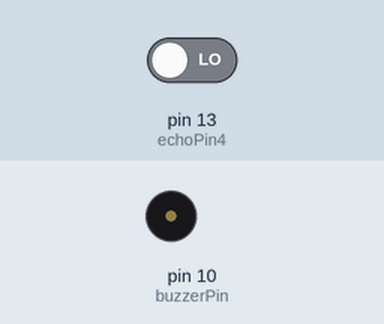
Recording of a sketch running on a simulated Arduino Uno, built with avr-gcc and run on an emulated ATmega328P. Shown: buzzer (waves = sounding, pin HIGH). The inputs (shaded band) are chosen by the test bench; at power-on: pin 13 (echoPin4) LOW. Pins used as bus, display or sensor lines are not drawn; what the sketch prints to the serial monitor is not drawn.

Above: at 0.5 s.
Timing chart, 0 to 4.6 s (numbered marks = the images above):
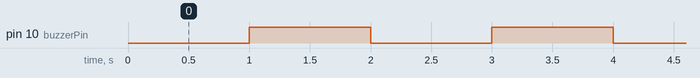

The sketch:

Object_Detection.ino
```cpp
#define trigPin4 12          // Trig Pin Of HC-SR04 - Upwards
#define echoPin4 13          // Echo Pin Of HC-SR04 - Upwards
#define buzzerPin 10         // Buzzer Pin

long duration4, distance4;

void setup() {
  Serial.begin(9600);
  pinMode(buzzerPin, OUTPUT);  // Set Buzzer Pin as Output
  pinMode(trigPin4, OUTPUT);   // Set Trig Pin As Output To Transmit Waves
  pinMode(echoPin4, INPUT);    // Set Echo Pin As Input To Receive Reflected Waves
}

void loop() {
  // Upwards sensor
  digitalWrite(trigPin4, LOW);
  delayMicroseconds(2);
  digitalWrite(trigPin4, HIGH);  // Transmit Waves For 10us
  delayMicroseconds(10);
  duration4 = pulseIn(echoPin4, HIGH);  // Receive Reflected Waves
  distance4 = duration4 * 0.0343 / 2;    // Convert duration to distance

  // Print distance for debug purposes
  Serial.print("Upwards: ");
  Serial.println(distance4);

  // If the upward sensor detects an object at least 2 meters away, activate the buzzer
  if (distance4 <= 200) {
    digitalWrite(buzzerPin, HIGH); // Turn on the buzzer
    delay(1000);                   // Wait for a second
    digitalWrite(buzzerPin, LOW);  // Turn off the buzzer
  }
}
```

Measured:
- by itself, pin 10 (buzzerPin): alternates HIGH for 1.0 s and LOW for 1.0 s
